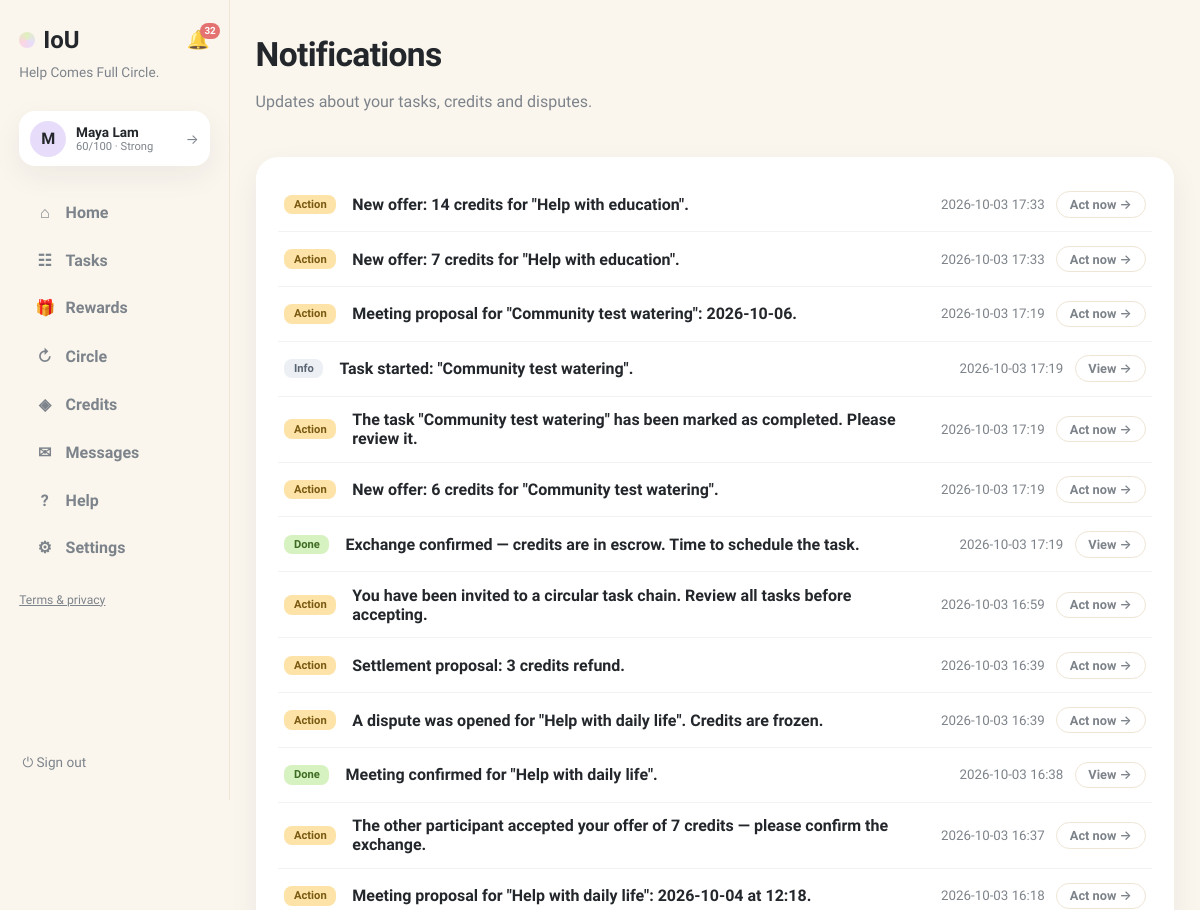
The page /notifications (signed in, upper part) on the database as committed earlier.
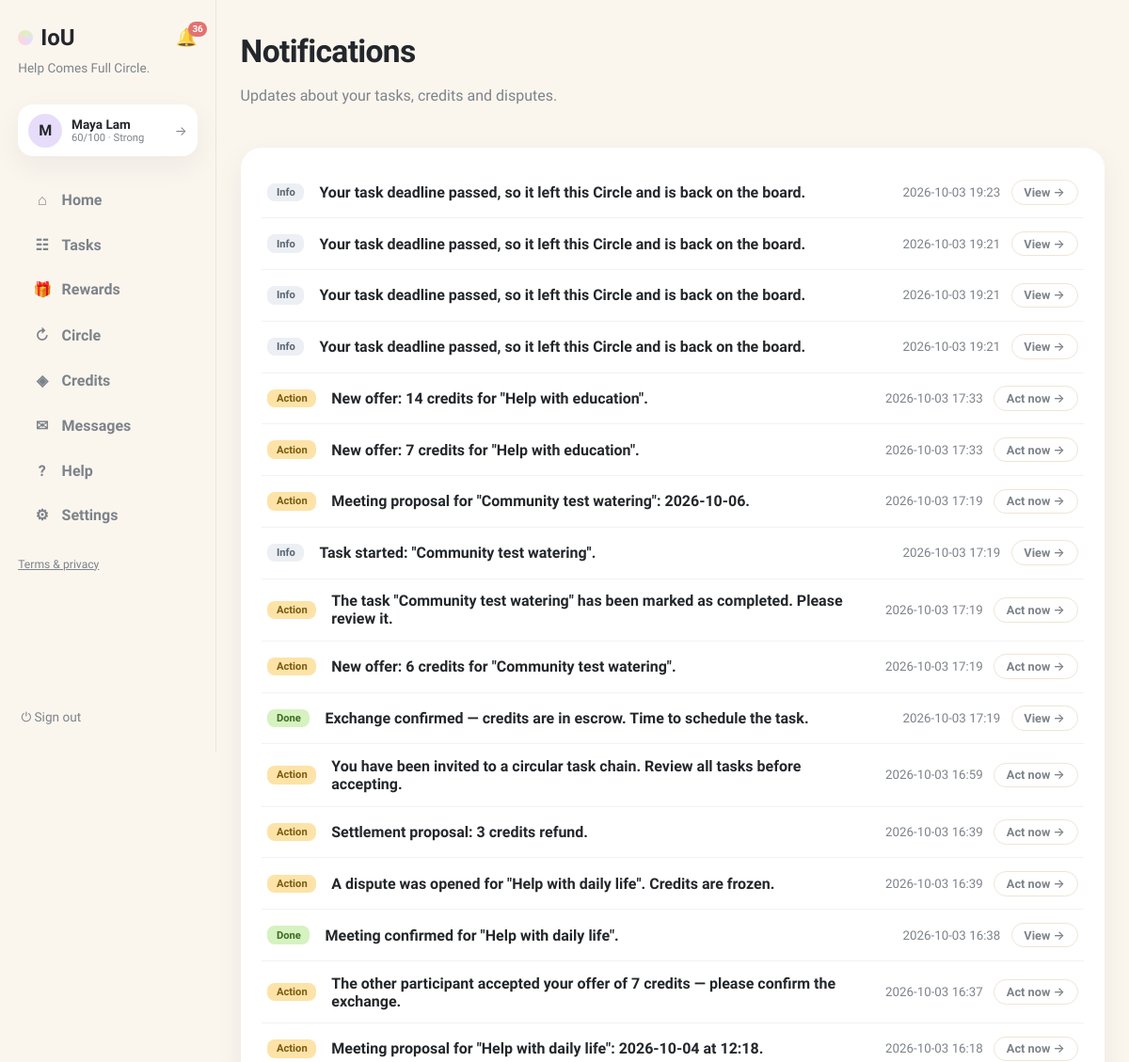
The same page on the database as committed later.
### tables this page shows
CREATE TABLE users (
                id INTEGER PRIMARY KEY, name TEXT NOT NULL, email TEXT UNIQUE NOT NULL,
                password TEXT NOT NULL, balance INTEGER NOT NULL DEFAULT 0,
                held_balance INTEGER NOT NULL DEFAULT 0,
                is_moderator INTEGER NOT NULL DEFAULT 0
            , language TEXT NOT NULL DEFAULT 'en', address TEXT, district TEXT, hkid TEXT, address_id TEXT, age INTEGER, birthday TEXT, skills TEXT NOT NULL DEFAULT '', community_helper INTEGER NOT NULL DEFAULT 0, created_at TEXT, consent_analytics INTEGER NOT NULL DEFAULT 0, reliability INTEGER NOT NULL DEFAULT 60, account_status TEXT NOT NULL DEFAULT 'active', analytics_consent INTEGER NOT NULL DEFAULT 0, username TEXT, bio TEXT, verification_identity TEXT NOT NULL DEFAULT 'unverified', verification_neighbourhood TEXT NOT NULL DEFAULT 'unverified', vis_photo INTEGER NOT NULL DEFAULT 1, vis_neighbourhood INTEGER NOT NULL DEFAULT 1, vis_skills INTEGER NOT NULL DEFAULT 1, vis_bio INTEGER NOT NULL DEFAULT 1, vis_completed INTEGER NOT NULL DEFAULT 1, vis_circle INTEGER NOT NULL DEFAULT 1, circle_enabled INTEGER NOT NULL DEFAULT 1, circle_notifications INTEGER NOT NULL DEFAULT 1, circle_community_only INTEGER NOT NULL DEFAULT 0, circle_max_distance_km REAL NOT NULL DEFAULT 2.0, circle_availability TEXT NOT NULL DEFAULT '');

CREATE TABLE notifications (
                id INTEGER PRIMARY KEY, user_id INTEGER NOT NULL,
                body TEXT NOT NULL, link TEXT NOT NULL DEFAULT '/',
                is_read INTEGER NOT NULL DEFAULT 0, kind TEXT NOT NULL DEFAULT 'info',
                created_at TEXT NOT NULL,
                FOREIGN KEY(user_id) REFERENCES users(id)
            );

### app.py (the view)
@app.get("/notifications", response_class=HTMLResponse)
def notifications_page(request: Request, tab: str = "system"):
    user = current_user(request)
    if not user:
        return RedirectResponse("/login", status_code=303)
    with db() as connection:
        notifs = connection.execute(
            "SELECT * FROM notifications WHERE user_id=? ORDER BY created_at DESC LIMIT 50",
            (user["id"],)).fetchall()
        threads = connection.execute(
            """SELECT r.id, r.title, r.status, r.requester_id, r.provider_id,
                      ru.name requester_name, pu.name provider_name,
                      (SELECT body FROM messages WHERE request_id=r.id ORDER BY id DESC LIMIT 1) last_body,
                      (SELECT created_at FROM messages WHERE request_id=r.id ORDER BY id DESC LIMIT 1) last_at
               FROM requests r
               JOIN users ru ON ru.id=r.requester_id
               LEFT JOIN users pu ON pu.id=r.provider_id
               WHERE (r.requester_id=? OR r.provider_id=?
                      OR EXISTS (SELECT 1 FROM request_participants rp
                                 WHERE rp.request_id=r.id AND rp.user_id=?))
                 AND EXISTS (SELECT 1 FROM messages WHERE request_id=r.id)
               ORDER BY last_at DESC""",
            (user["id"], user["id"], user["id"])).fetchall()
    return render(request, "notifications.html", page="notifications",
                  notifs=notifs, threads=threads, tab=tab)

### templates/notifications.html (shortened to what this page needs)
{% extends "base.html" %}
{% block content %}
<header class="page-head">
  <div>
    <h1>Notifications</h1>
    <p class="muted">Updates about your tasks, credits and disputes.</p>
  </div>
</header>
<div class="card notif-card">
  {% for n in notifs %}
  <div class="notif-row {% if not n.is_read %}unread{% endif %}">
    <span class="notif-kind k-{{ n.kind or 'info' }}">{% if (n.kind or 'info') == 'action' %}Action{% elif n.kind == 'success' %}Done{% else %}Info{% endif %}</span>
    <div class="notif-body"><b>{{ n.body }}</b></div>
    <div class="notif-side">
      <small class="muted">{{ n.created_at[:16].replace('T',' ') }}</small>
      {% if n.link and (n.kind or 'info') == 'action' %}<a class="btn-ghost btn-sm" href="/notifications/{{ n.id }}/go">Act now →</a>{% elif n.link %}<a class="btn-ghost btn-sm" href="/notifications/{{ n.id }}/go">View →</a>{% endif %}
    </div>
  </div>
  {% else %}<p class="empty">No notifications yet.</p>{% endfor %}
</div>
{% endblock %}

### templates/base.html (shortened to what this page needs)
<!doctype html>
<html lang="en"><head><link rel="stylesheet" href="/static/style.css"></head>
<body class="app-body">
<nav class="sidebar">
  <div class="brand-row">
    <a class="brand" href="/"><span class="brand-dot"></span>IoU</a>
    {% if user %}
    <a class="bell {% if page == 'notifications' %}active{% endif %}" href="/notifications" title="Notifications">🔔{% if unread_notifs or unread_msgs %}<span class="bell-badge">{{ (unread_notifs or 0) + (unread_msgs or 0) }}</span>{% endif %}</a>
    {% endif %}
  </div>
  <p class="brand-tag">Help Comes Full Circle.</p>
  {% if user %}
  <a class="side-user" href="/profile" title="Your profile">
    <div class="avatar">{{ user.name[0] }}</div>
    {% set sc = user.reliability if user.reliability is not none else 60 %}
    {% set lab = 'Suspended' if sc <= 0 else ('Restricted' if sc < 30 else ('Limited' if sc < 60 else ('Strong' if sc < 80 else 'Excellent'))) %}
    <div class="sidebar-user-meta"><b>{{ user.name }}</b>
      <small>{{ sc }}/100 · {{ lab }}</small>
    </div>
    <span class="side-user-arrow">→</span>
  </a>
  <div class="nav-links">
    <a class="nav-link {% if page == 'home' %}active{% endif %}" href="/"><span class="nav-ico">⌂</span>Home</a>
    <a class="nav-link {% if page == 'browse' %}active{% endif %}" href="/browse"><span class="nav-ico">☷</span>Tasks</a>
    <a class="nav-link {% if page == 'rewards' %}active{% endif %}" href="/rewards"><span class="nav-ico">🎁</span>Rewards</a>
    <a class="nav-link {% if page == 'circle' %}active{% endif %}" href="/chain-invitations"><span class="nav-ico">↻</span>Circle{% if circle_pending %}<span class="unread-dot"></span>{% endif %}</a>
    <a class="nav-link {% if page == 'credits' %}active{% endif %}" href="/history"><span class="nav-ico">◈</span>Credits</a>
    <a class="nav-link {% if page == 'messages' %}active{% endif %}" href="/messages"><span class="nav-ico">✉</span>Messages{% if unread_msgs %}<span class="unread-dot"></span>{% endif %}</a>
    <a class="nav-link {% if page == 'help' %}active{% endif %}" href="/help"><span class="nav-ico">?</span>Help</a>
    <a class="nav-link {% if page == 'account' %}active{% endif %}" href="/account"><span class="nav-ico">⚙</span>Settings</a>
  </div>
  <p class="nav-footer"><a href="/legal">Terms &amp; privacy</a></p>
  <form method="post" action="/logout" class="side-logout"><button class="link-button" title="Sign out">⏻ Sign out</button></form>
  {% else %}
  <div class="nav-links">
    <a class="nav-link" href="/login"><span class="nav-ico">→</span>Sign in</a>
    <a class="nav-link" href="/register"><span class="nav-ico">＋</span>Create account</a>
  </div>
  <p class="nav-footer"><a href="/legal">Terms &amp; privacy</a></p>
  {% endif %}
</nav>
<main class="content {% block content_class %}{% endblock %}">{% block content %}{% endblock %}</main>
</body></html>

### static/style.css (style rules this page uses)
:root { --bg:#faf6ee; --ink:#23272b; --muted:#7d838a; --line:#eee5d5; --yellow:#fdeab2; --green:#dff0bd; --pink:#fbd5e2; --purple:#e7ddfb; --blue:#d7eafb; --peach:#fbdfca; --card:#ffffff; --shadow:0 10px 30px rgba(35,39,43,.06); --radius:22px; }
* { box-sizing:border-box }
body { margin:0;font-family:Sora,Inter,system-ui,sans-serif;color:var(--ink);background:var(--bg) }
h1 { font-size:2.1rem;font-weight:800;margin:.2rem 0;letter-spacing:-.02em }
p { line-height:1.55 }
a { color:inherit }
.muted,.empty { color:var(--muted) }
.app-body { display:flex;min-height:100vh }
.sidebar { width:230px;flex-shrink:0;padding:1.6rem 1.2rem;display:flex;flex-direction:column;gap:.4rem;border-right:1px solid var(--line);position:sticky;top:0;height:100vh }
.brand { display:flex;align-items:center;gap:.5rem;font-size:1.5rem;font-weight:800;text-decoration:none }
.brand-dot { width:16px;height:16px;border-radius:50%;background:conic-gradient(var(--green),var(--purple),var(--pink),var(--green));display:inline-block }
.brand-tag { color:var(--muted);font-size:.85rem;margin:.2rem 0 1.4rem 0;line-height:1.4 }
.nav-links { display:flex;flex-direction:column;gap:.4rem }
.nav-link { display:flex;align-items:center;gap:.7rem;text-decoration:none;font-weight:600;padding:.7rem 1rem;border-radius:999px;color:var(--muted) }
.nav-ico { width:1.2rem;text-align:center }
.avatar { width:36px;height:36px;border-radius:50%;background:var(--purple);display:flex;align-items:center;justify-content:center;font-weight:800 }
.sidebar-user-meta { flex:1;min-width:0 }
.sidebar-user-meta b { display:block;font-size:.85rem;white-space:nowrap;overflow:hidden;text-overflow:ellipsis }
.sidebar-user-meta small { color:var(--muted);font-size:.7rem;display:block;white-space:nowrap;overflow:hidden;text-overflow:ellipsis }
.link-button { background:none;border:0;font-size:1.1rem;cursor:pointer;color:var(--muted);padding:.2rem }
.content { flex:1;max-width:1600px;margin:0 auto;padding:2.4rem clamp(1.2rem,3.5vw,3.5rem) 5rem;width:100% }
@media (max-width:1250px) { .content { padding:2rem 1.6rem 4rem } }
.page-head { display:flex;justify-content:space-between;align-items:flex-start;gap:1rem;margin-bottom:1.6rem }
.card { background:var(--card);border-radius:var(--radius);padding:1.3rem 1.4rem;box-shadow:var(--shadow) }
button { font:inherit;cursor:pointer }
.btn-ghost { display:inline-block;background:none;border:1.5px solid var(--line);border-radius:999px;padding:.6rem 1.2rem;font-weight:600;color:var(--muted);text-decoration:none }
.notif-card { margin-bottom:1.6rem }
.bell { display:inline-flex;position:relative;font-size:1.15rem;text-decoration:none;margin-top:.6rem;opacity:.85 }
.bell-badge { position:absolute;top:-6px;right:-10px;background:#e05c5c;color:#fff;font-size:.62rem;font-weight:700;min-width:16px;height:16px;border-radius:8px;display:flex;align-items:center;justify-content:center;padding:0 4px }
.notif-row { display:flex;align-items:center;gap:1rem;padding:.85rem .4rem;border-bottom:1px solid rgba(0,0,0,.05) }
.notif-row.unread .notif-body b { font-weight:800 }
.notif-kind { flex-shrink:0;font-size:.7rem;font-weight:700;padding:.2rem .6rem;border-radius:8px;background:#eceff3;color:#5a6472 }
.notif-kind.k-action { background:#fde3a7;color:#7a5a12 }
.notif-kind.k-success { background:#d6f2c0;color:#3e6b23 }
.notif-body { flex:1 }
.notif-side { display:flex;align-items:center;gap:.7rem;flex-shrink:0 }
.btn-sm { padding:.3rem .8rem;font-size:.8rem }
.notif-body { min-width:0 }
.brand-row { display:flex;align-items:center;justify-content:space-between;gap:.5rem }
.brand-row .bell { margin-top:0 }
.side-user { display:flex;align-items:center;gap:.6rem;background:var(--card);border-radius:16px;padding:.6rem .7rem;box-shadow:var(--shadow);text-decoration:none;color:inherit;margin-bottom:1.2rem }
.side-user-arrow { color:var(--muted);font-size:.85rem }
.side-logout { margin-top:auto }
.side-logout .link-button { font-size:.85rem;display:flex;align-items:center;gap:.4rem }
.nav-footer { font-size:.76rem;color:var(--muted);margin-top:1rem }
.content>.card { margin-bottom:1.4rem }

Rows that differ between the two databases and show on the page:
added notifications: kind "Info", body "Your task deadline passed, so it left this Circle and is back on the board.", created_at "2026-10-03 19:23"
added notifications: kind "Info", body "Your task deadline passed, so it left this Circle and is back on the board.", created_at "2026-10-03 19:21"
added notifications: kind "Info", body "Your task deadline passed, so it left this Circle and is back on the board.", created_at "2026-10-03 19:21"
added notifications: kind "Info", body "Your task deadline passed, so it left this Circle and is back on the board.", created_at "2026-10-03 19:21"
Other text that changed with them:
{{ (unread_notifs or 0) + (unread_msgs or 0) }}: "32" → "36"
